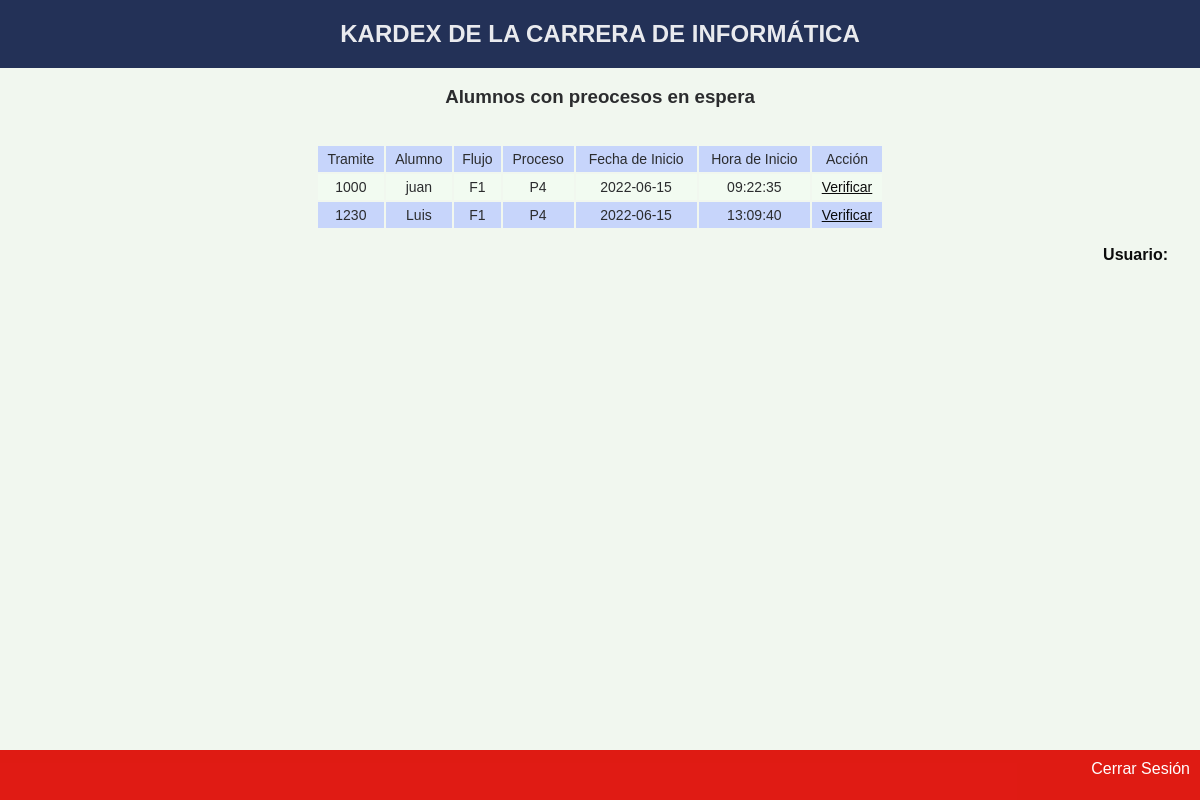
Screenshot of /bandejadcarrera.php with the database file from the repository.
### tables this page shows
CREATE TABLE `flujoprocesoseguimiento` (
  `flujo` varchar(3) DEFAULT NULL,
  `proceso` varchar(3) DEFAULT NULL,
  `notramite` int(11) DEFAULT NULL,
  `usuario` varchar(20) DEFAULT NULL,
  `fechainicio` date DEFAULT NULL,
  `horainicio` time DEFAULT NULL,
  `fechafin` date DEFAULT NULL,
  `horafin` time DEFAULT NULL
);

### bandejadcarrera.php (the view, shortened to what this page needs)
<?php
include "cabecera.inc.php";
include "conexion.inc.php";
$sql = "select * from flujoprocesoseguimiento where fechafin is null and proceso = 'P4'";
$resultado = mysqli_query($conn, $sql);
?>
<h3>Alumnos con preocesos en espera</h3>
<div id="contenido">
	<table style="width: 50%;">
		<tr>
			<td>Tramite</td>
			<td>Alumno</td>
			<td>Flujo</td>
			<td>Proceso</td>
			<td>Fecha de Inicio</td>
			<td>Hora de Inicio</td>
			<td>Acción</td>
		</tr>
		<?php
		while ($fila = mysqli_fetch_array($resultado)) {
			echo "<tr>";
			echo "<td>" . $fila["notramite"] . "</td>";
			echo "<td>" . $fila["usuario"] . "</td>";
			echo "<td>" . $fila["flujo"] . "</td>";
			echo "<td>" . $fila["proceso"] . "</td>";
			echo "<td>" . $fila["fechainicio"] . "</td>";
			echo "<td>" . $fila["horainicio"] . "</td>";
			echo "<td><a ";
			echo "href='desflujo.php?flujo=$fila[flujo]&proceso=$fila[proceso]&notramite=$fila[notramite]&usuario=$fila[usuario]'";
			echo ">Verificar<a/></td>";
			echo "</tr>";
		}
		?>
	</table>
	<?php echo "<b> Usuario: " . $_SESSION["usuario"] . "</b>"; ?>
</div>
<br>
<?php include "pie.inc.php"; ?>

### css/style.css (style rules this page uses)
* { box-sizing: border-box; font-family: Verdana, Geneva, Tahoma, sans-serif; }
body { font-weight: 500; background-color: rgba(240, 247, 238, 0.897); position: relative; padding-bottom: 1rem; min-height: 100vh; align-items: center; text-align: center; color: rgb(43, 44, 46); }
#contenido { margin: 0rem 2rem; padding: 0.1rem 0; text-align: center; color: rgba(0, 0, 0, 0.952); }
#contenido a { color: rgba(0, 0, 0, 0.952); }
div a { color: rgb(43, 63, 243); font-size: 14px; }
b { font-size: 16px; float: right; }
table { font-size: 14px; text-align:center; margin: 1rem auto; }
tbody tr:nth-child(odd) { background-color:rgb(199, 213, 251); }
tbody tr:nth-child(even) { background-color:rgb(242, 251, 241); }
tr, td { padding: 5px; text-align: center; }

### rows the page displays
flujoprocesoseguimiento: notramite "1000", usuario "juan", flujo "F1", proceso "P4", fechainicio "2022-06-15", horainicio "09:22:35"
flujoprocesoseguimiento: notramite "1230", usuario "Luis", flujo "F1", proceso "P4", fechainicio "2022-06-15", horainicio "13:09:40"
